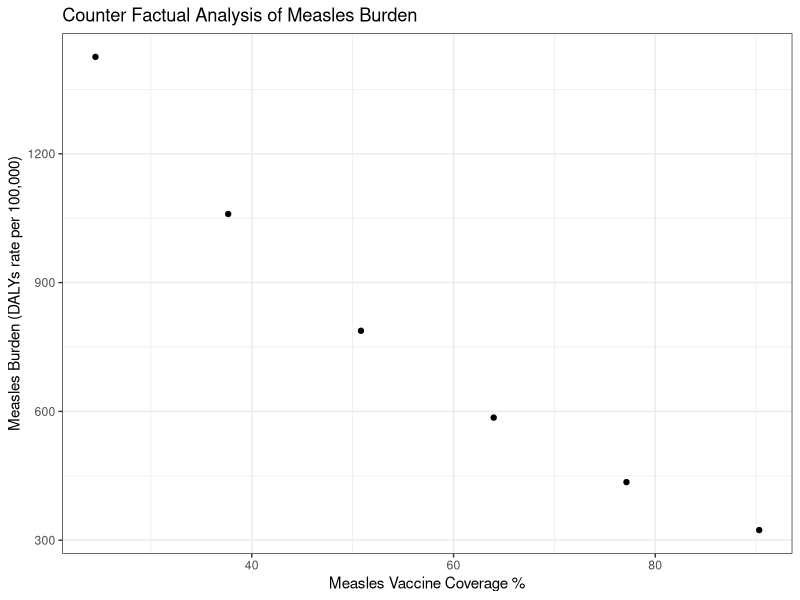
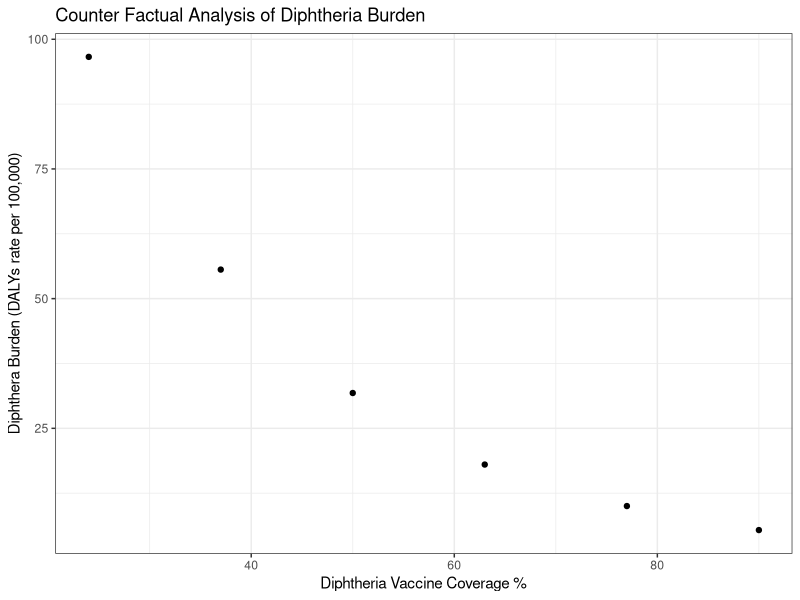

Generate these figures, in order, with R:
Measles_Coverage <- c(24.5,37.66,50.82,63.98,77.14,90.3)


MBurden <- c(1425.78,1059.81,787.78,585.57,435.27,323.54)


Measles <- data.frame(Measles_Coverage, MBurden)

DTP_Coverage <- c(24,37,50,63,77,90)
DBurden <- c(96.6,55.6,31.81,18.02,10.02,5.39)

Diphtheria <- data.frame(DTP_Coverage,DBurden)

library(tidyverse)

ggplot(Measles, aes(Measles_Coverage,MBurden))+
  geom_point()+ ggtitle("Counter Factual Analysis of Measles Burden")+xlab("Measles Vaccine Coverage %")+ ylab("Measles Burden (DALYs rate per 100,000)")+theme_bw()


ggplot(Diphtheria, aes(DTP_Coverage,DBurden))+
  geom_point()+ ggtitle("Counter Factual Analysis of Diphtheria Burden")+xlab("Diphtheria Vaccine Coverage %")+ ylab("Diphthera Burden (DALYs rate per 100,000)")+theme_bw()
